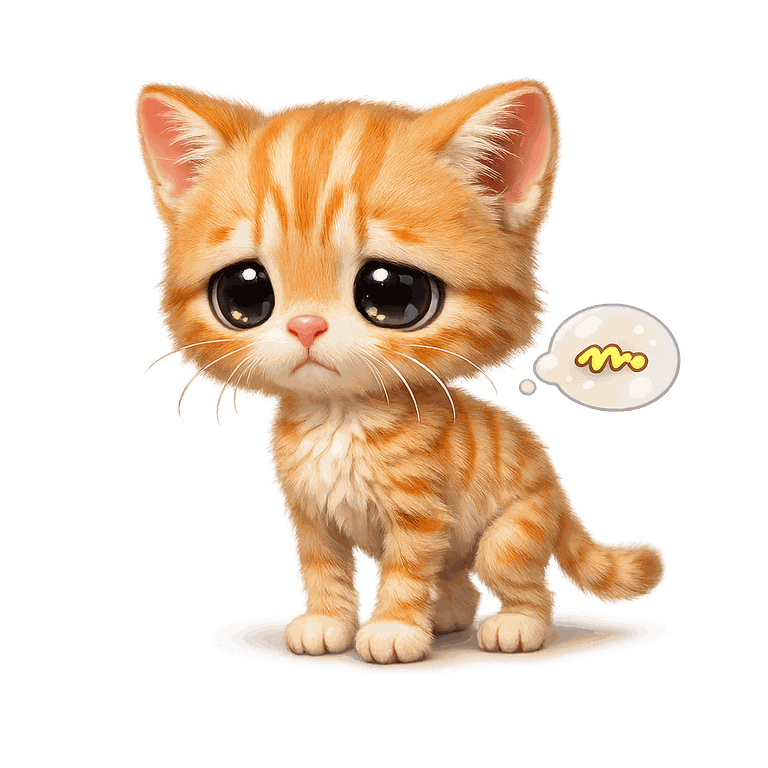
#> input picture img/cat_adult_thin.png, 768 x 768 px; its folder holds 4 pictures in this run
$ python wearlab.py
#> lines starting #> are read from the running program, lines starting #| are printed output that depends on the picture; after the words box and inside, x2 and y2 are one past the last pixel; in counts of white or black regions, pixels touching at a corner belong together
#!/usr/bin/env python3
# -*- coding: utf-8 -*-
"""
wearlab.py — ตัด "ชุด/เครื่องประดับ" ออกจากภาพสัตว์ที่เจนไว้แล้ว ให้เป็น PNG พื้นหลังใส
เพื่อเอาไปซ้อนบนภาพ "รูปร่าง" (fat/thin/strong) ได้ในภาพเดียว (รอบ 666)

ทำไมต้องตัด: img/<pet>_adult_<item>.png กับ img/<pet>_adult_<shape>.png เป็นภาพ AI คนละครั้ง
ท่าไม่ตรงกันเลย (diff ทั้งภาพ ~65%) → ซ้อนตรง ๆ /หา diff อัตโนมัติไม่ได้
วิธีนี้จึงตัดเฉพาะ "ตัวชุด" ด้วยสี (ชุดทุกชิ้นสีตัดกับขนสัตว์ชัด) แล้ววางด้วย "เส้นตา" เป็นหมุด

ใช้:  python tools/wearlab.py eyes     # ตรวจจับเส้นตา + ออกภาพตรวจสอบ
      python tools/wearlab.py cut      # ตัดชุดทั้งหมด → img/wear/<pet>_<item>.png + js/data/wear.js
      python tools/wearlab.py sheet    # ประกอบ (รูปร่าง+ชุด) เป็นตารางไว้ดูด้วยตา
"""
import json, os, sys
import numpy as np
from PIL import Image, ImageDraw, ImageFilter
from scipy import ndimage

ROOT = os.path.dirname(os.path.dirname(os.path.abspath(__file__)))
IMG  = os.path.join(ROOT, 'img')
OUT  = os.path.join(IMG, 'wear')
SCRATCH = os.environ.get('WEARLAB_OUT', os.path.join(ROOT, '_wearlab'))

PETS   = ['cat', 'dog', 'dragon']
SHAPES = ['fat', 'thin', 'strong']
# ภาพ "เป้าหมาย" ที่ต้องเอาชุดไปแปะ = ทุกภาพที่ currentPetImg() เอามาทับภาพใส่ชุด
TARGETS = [f'adult_{s}' for s in SHAPES] + [f'{st}_{m}' for st in ('adult', 'baby') for m in ('sick', 'hungry', 'happy')]
# ชุดทั้งหมด + ช่องที่ใส่ + ช่วงความสูง (สัดส่วนของกล่องตัวสัตว์) ที่อนุญาตให้ตัด + สีเป้าหมาย HSV
# hue เป็นองศา 0-360 · s,v เป็น 0-1
ITEMS = {
    'crown':      dict(band=(0.00, 0.40), hue=(35,  62), s=(0.35, 1.01), v=(0.30, 1.01), parts=1),
    'tophat':     dict(band=(0.00, 0.40), dark=True, parts=1),
    'cap':        dict(band=(0.00, 0.45), hue=(180, 250), s=(0.18, 1.01), v=(0.25, 1.01), parts=1),
    'bow':        dict(band=(0.00, 0.95), hue=(320, 375), s=(0.22, 1.01), v=(0.35, 1.01), parts=1),
    'scarf':      dict(band=(0.25, 0.95), hue=(320, 375), s=(0.16, 1.01), v=(0.35, 1.01), parts=1),
    'bell':       dict(band=(0.20, 0.95), hue=(-15, 60),  s=(0.55, 1.01), v=(0.35, 1.01), parts=2),
    # แว่นใส: ห้ามถมรูเลนส์ (เว้นให้โปร่ง จะได้เห็น "ตาของน้องตัวจริง" ผ่านเลนส์)
    'glasses':    dict(band=(0.05, 0.75), hue=(185, 265), s=(0.30, 1.01), v=(0.12, 1.01), parts=2, nofill=True),
    'sunglasses': dict(band=(0.05, 0.75), dark=True, parts=2),
}

# บางตัวสีชุดชนกับสีตัวเอง (หูหมาสีฟ้า=หมวกฟ้า/แว่นฟ้า · ขนแมวส้ม=ปลอกคอแดง) ตัดยังไงก็ติดตัวมาด้วย
# → ยืมชิ้นที่ตัดสะอาดจากสัตว์ตัวอื่นมาใช้แทน (ดีไซน์ชุดชุดเดียวกัน + ปรับขนาดตามระยะห่างตาอยู่แล้ว)
SRC = {'dog_cap': 'cat', 'dog_glasses': 'cat', 'cat_bell': 'dog', 'dragon_bell': 'dog'}

# วางชุดยังไง — head = ยึดยอดหัว (sink = ให้จมลงไปในหัวกี่ % ของความสูงชิ้นนั้น)
#                eye  = ยึดเส้นตา (ใช้ระยะที่วัดได้จากภาพต้นฉบับตรง ๆ)
# k/ox/oy = ปรับละเอียด (ox/oy หน่วย = ระยะห่างตา)
PLACE = {
    'crown':      dict(slot='head', sink=0.30, k=1.12),
    'tophat':     dict(slot='head', sink=0.40),
    'cap':        dict(slot='head', sink=0.52),
    'bow':        dict(slot='eye'),
    'scarf':      dict(slot='eye'),
    'bell':       dict(slot='eye'),
    'glasses':    dict(slot='eye'),
    'sunglasses': dict(slot='eye'),
}


def load(key):
    return Image.open(os.path.join(IMG, key + '.png')).convert('RGBA')


def bbox_of(a):
    ys, xs = np.nonzero(a[:, :, 3] > 16)
    return xs.min(), ys.min(), xs.max(), ys.max()


# [12 lines left out: function hsv, not called in this run]


# ---------------------------------------------------------------- เส้นตา (หมุดวางชุด)
def detect_eyes(key, allow_wide=None):
    """คืน (xL,yL,xR,yR) ของจุดกึ่งกลางตาสองข้าง — ใช้เป็นหมุดอ้างอิงเดียวกันทุกภาพ
       ตาในสไตล์ภาพชุดนี้ = ก้อนมืดใหญ่สองก้อนที่อยู่ระดับเดียวกัน (จมูกอยู่ต่ำกว่า จึงไม่โดนเลือก)"""
    a = np.asarray(load(key), dtype=np.uint8)
    x0, y0, x1, y1 = bbox_of(a)
    W, H = x1 - x0, y1 - y0
    # ภาพ "แว่น" เท่านั้นที่ยอมให้ใช้ก้อนดำกว้างแทนตา (หมวก/ปีกมังกรก็ดำกว้างเหมือนกัน ห้ามเผลอ)
    aw = key.endswith(('_sunglasses', '_glasses')) if allow_wide is None else allow_wide
    lum = a[:, :, :3].astype(np.float32).mean(2)
    dark = (lum < 105) & (a[:, :, 3] > 180)
    dark[:y0, :] = False; dark[y0 + int(H * 0.72):, :] = False   # เอาเฉพาะครึ่งบน (หัว)
    lab, n = ndimage.label(dark)
    if n == 0: return None
    blobs, wide = [], []
    area_pet = float((a[:, :, 3] > 16).sum())
    for i in range(1, n + 1):
        ys, xs = np.nonzero(lab == i)
        area = len(xs)
        if area < area_pet * 0.0015 or area > area_pet * 0.22: continue
        bw, bh = xs.max() - xs.min(), ys.max() - ys.min()
        b = dict(area=area, cx=xs.mean(), cy=ys.mean(), w=bw, h=bh,
                 x0=xs.min(), x1=xs.max(), y0=ys.min(), y1=ys.max())
        # แว่นกันแดด = ก้อนดำก้อนเดียวกว้างพาดหน้า (เลนส์สองข้างเชื่อมกันที่สะพานแว่น)
        if aw and bh > 0 and bw > W * 0.25 and bw / max(bh, 1) > 1.9 \
           and abs(b['cx'] - (x0 + x1) / 2) < W * 0.12 and (b['cy'] - y0) < H * 0.45: wide.append(b)
        # ตา = ก้อนกลม ๆ ไม่กว้างเกินหัว (กันปีก/เงา/มือ มาแย่ง)
        if area > area_pet * 0.09: continue
        if bw > W * 0.34 or bh > H * 0.24: continue        # ตาแมวมักติดขอบตาดำมาด้วย เลยกว้างได้ถึง 1/3 หัว
        if not (0.40 <= bw / max(bh, 1) <= 3.4): continue
        if (b['cy'] - y0) > H * 0.55: continue             # ตาไม่มีทางอยู่ต่ำกว่าครึ่งตัว (กันลายอกแมว)
        blobs.append(b)
    g = max(wide, key=lambda b: b['area']) if wide else None
    best, bestScore = None, -1e9
    for i in range(len(blobs)):
        for j in range(i + 1, len(blobs)):
            L, R = sorted((blobs[i], blobs[j]), key=lambda b: b['cx'])
            dy = abs(L['cy'] - R['cy']); dx = R['cx'] - L['cx']
            if dx < W * 0.06 or dx > W * 0.75: continue
            if dy > H * 0.06: continue                      # ต้องอยู่ระดับเดียวกัน
            ar = min(L['area'], R['area']) / max(L['area'], R['area'])
            if ar < 0.35: continue                          # ตาสองข้างต้องใหญ่พอ ๆ กัน
            score = (L['area'] + R['area']) * ar - dy * 40
            if score > bestScore: bestScore, best = score, (L, R)
    # มีทั้งคู่ตาและก้อนแว่น → เลือกอันที่อยู่ "สูงกว่า" (ตา/แว่นอยู่บนหน้า ไม่ใช่ลายอก/เงาปาก)
    if g and (not best or g['cy'] < (best[0]['cy'] + best[1]['cy']) / 2 - H * 0.05):
        return (g['x0'] + g['w'] * 0.25, g['cy'], g['x0'] + g['w'] * 0.75, g['cy'])
    if not best: return None
    L, R = best
    return (L['cx'], L['cy'], R['cx'], R['cy'])


def all_keys():
    ks = []
    for p in PETS:
        for t in TARGETS:
            if os.path.exists(os.path.join(IMG, f'{p}_{t}.png')): ks.append(f'{p}_{t}')
        for it in ITEMS: ks.append(f'{p}_adult_{it}')
    return ks


EYES_JSON = os.path.join(SCRATCH, 'eyes.json')
MANUAL = {    # ใส่ override มือได้: 'cat_adult_fat': [x1,y1,x2,y2]
    # รอบ 758: หน้ายิ้มใหม่จาก happylab.py ตาหลิ่วเป็นเส้นโค้งบาง (กว้าง/สูง = 3.5) เกินเพดาน 3.4
    # ของ detect_eyes เลยหาไม่เจอ — วัดจากก้อนสีเข้มในภาพจริงมาใส่ตรง ๆ
    'cat_adult_happy': [259, 298, 409, 289],
}


def cmd_eyes():
    os.makedirs(SCRATCH, exist_ok=True)
    res, bad = {}, []
    for k in all_keys():
        e = MANUAL.get(k) or detect_eyes(k)
#> in load, returned value is the input picture: PIL image 768x768 RGBA; mean R, G, B, A 77, 58.4, 40.7, 85.1
#> in detect_eyes, `x0, y0, x1, y1 = bbox_of(a)`: x0 = 134; y0 = 76; x1 = 681; y1 = 674
#> in detect_eyes, `W, H = x1 - x0, y1 - y0`: W = 547; H = 598
#> in detect_eyes, `lum = a[:, :, :3].astype(np.float32).mean(2)`:
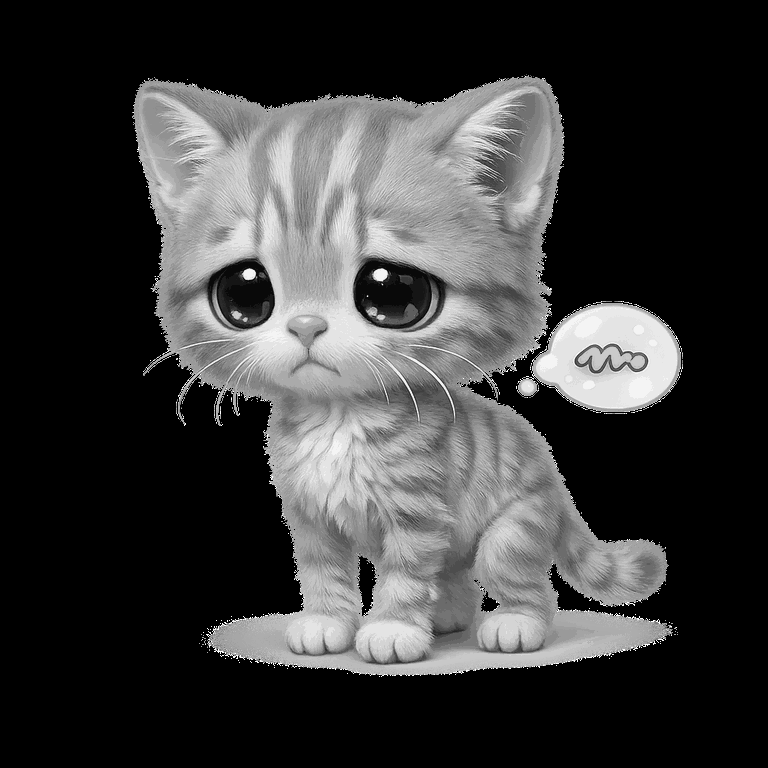
#> lum: shape (768, 768) float32; min 0, max 254, mean 58.7
#> in detect_eyes, `dark = (lum < 105) & (a[:, :, 3] > 180)`:
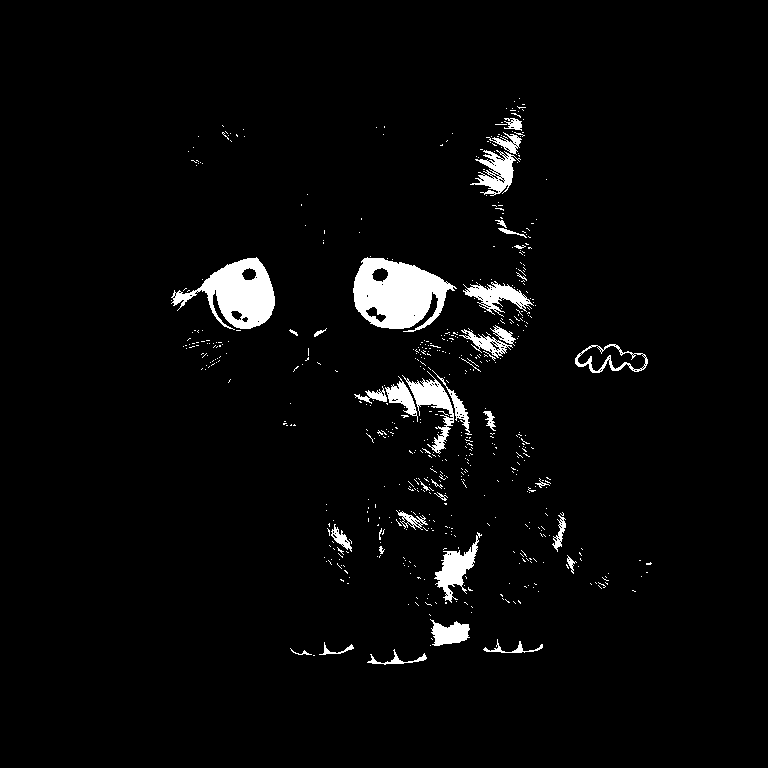
#> dark: shape (768, 768) bool; 3.3% white; 590 white regions (553 under 20 px), largest, box (x1, y1, x2, y2) and area: (353, 257, 457, 332) 4831, (171, 257, 275, 330) 3708, (402, 371, 454, 454) 1217
#> in detect_eyes, `dark[y0 + int(H * 0.72):, :] = False`:
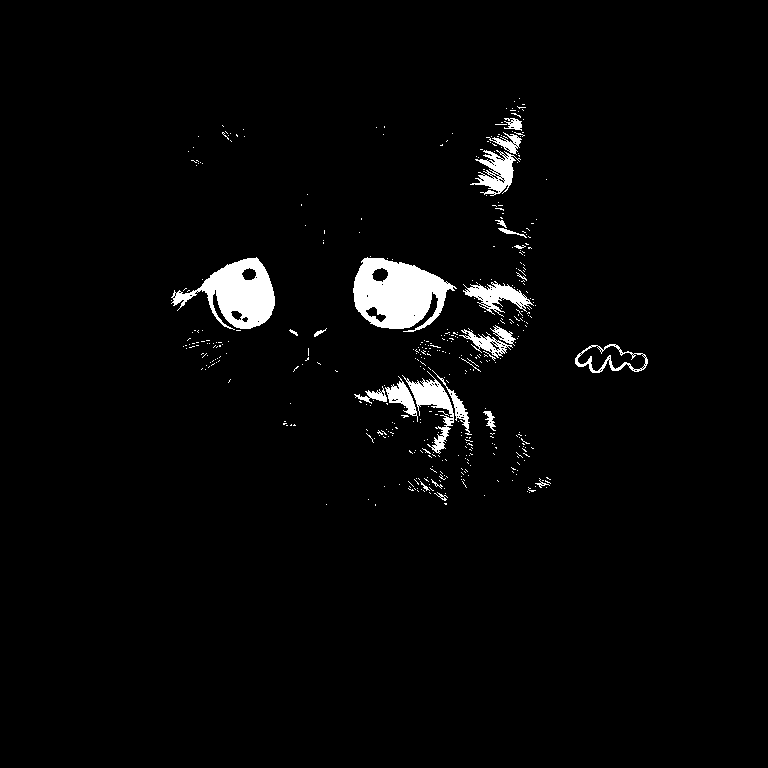
#> dark: shape (768, 768) bool; 2.7% white; 438 white regions (412 under 20 px), largest, box (x1, y1, x2, y2) and area: (353, 257, 457, 332) 4831, (171, 257, 275, 330) 3708, (402, 371, 454, 454) 1217
#> in detect_eyes, `lab, n = ndimage.label(dark)`:
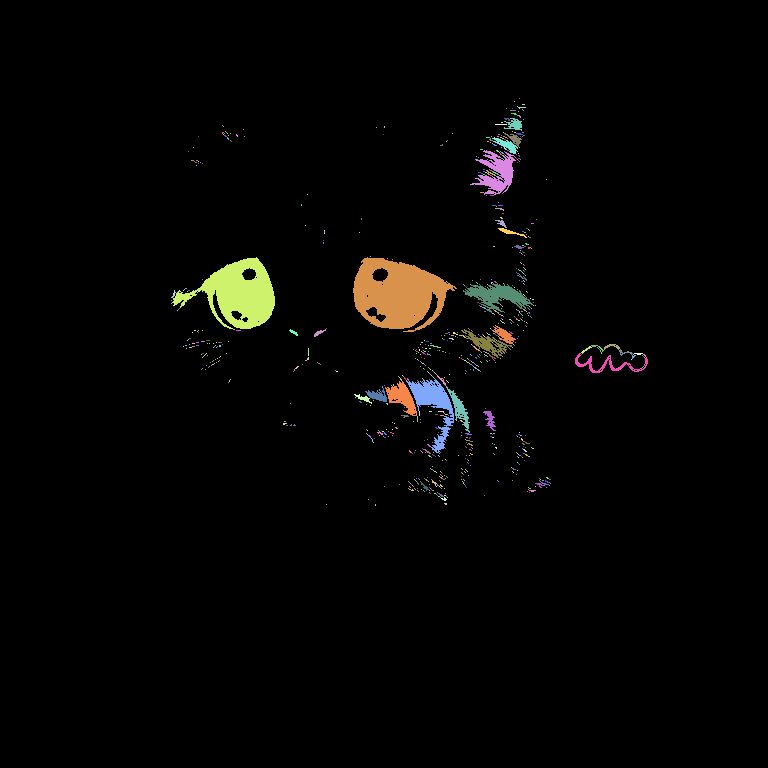
#> lab: shape (768, 768) int32; 943 distinct labels, from 0 to 942; one colour per label, 0 black
#> in detect_eyes, `lab, n = ndimage.label(dark)`: n = 942
#> in detect_eyes, `area_pet = float((a[:, :, 3] > 16).sum())`: area_pet = 209625
#> the loop in detect_eyes, `for i in range(1, n + 1):` made 942 passes
#> area on passes 15, 36, 55: 127, 91, 170
#> after the loop in detect_eyes, `for i in range(1, n + 1):`: blobs = 7 items; wide = []
#> the loop in detect_eyes, `for i in range(len(blobs)):` made 7 passes
#> after the loop in detect_eyes, `for i in range(len(blobs)):`: bestScore = 6499.6
#> in detect_eyes, `L, R = best`: L = 9 items
#> e = (237.8, 293.6, 397.7, 293.5)
        if e is None: bad.append(k); continue
        res[k] = [round(float(v), 1) for v in e]
    json.dump(res, open(EYES_JSON, 'w'), indent=1)
    # ภาพตรวจสอบ: วาดกากบาทบนตาที่เจอ
    keys = all_keys(); S = 190; cols = 6
    rows = (len(keys) + cols - 1) // cols
    sheet = Image.new('RGB', (S * cols, (S + 16) * rows), (238, 238, 238))
    d = ImageDraw.Draw(sheet)
    for i, k in enumerate(keys):
        im = load(k); sc = S / im.width
        th = im.resize((S, S)); x = (i % cols) * S; y = (i // cols) * (S + 16) + 16
        sheet.paste(th.convert('RGB'), (x, y), th)
        d.text((x + 3, y - 13), k.replace('_adult', ''), fill=(0, 0, 0))
        if k in res:
            ex = res[k]
            for cx, cy in ((ex[0], ex[1]), (ex[2], ex[3])):
                px, py = x + cx * sc, y + cy * sc
                d.line((px - 6, py, px + 6, py), fill=(255, 0, 0), width=2)
                d.line((px, py - 6, px, py + 6), fill=(255, 0, 0), width=2)
    sheet.save(os.path.join(SCRATCH, 'eyes_check.png'))
    print('eyes ok:', len(res), 'fail:', bad)


# ---------------------------------------------------------------- ตัดชุด
# [162 lines left out: functions cut_item, head_top, cmd_cut, write_js, compose, cmd_sheet, not called in this run]


if __name__ == '__main__':
    cmd = sys.argv[1] if len(sys.argv) > 1 else 'eyes'
#> (the run stopped early here; a loop or call above may not have finished)
